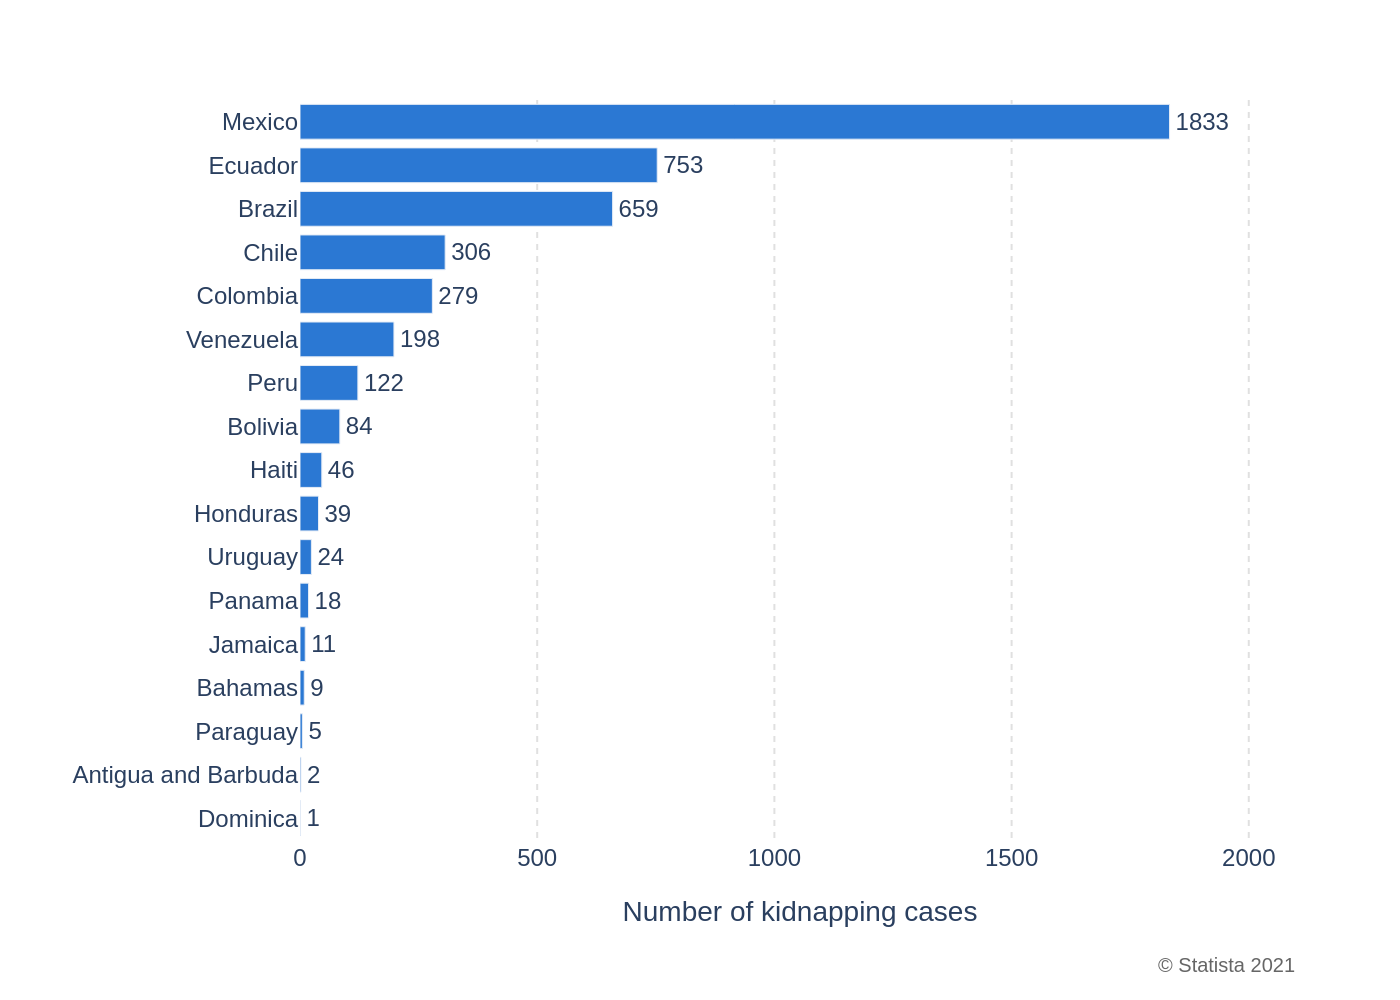

Here is the Python script that generated this plot:
import sys
import json
import pathlib
import plotly.graph_objects as go

# Check for command-line argument
if len(sys.argv) != 2:
    print("Usage: python generate_chart.py <json_file_path>")
    sys.exit(1)

# Get the JSON file path from the command-line argument
json_path = pathlib.Path(sys.argv[1])

# Verify the JSON file exists
if not json_path.is_file():
    print(f"Error: JSON file not found at {json_path}")
    sys.exit(1)

# Read the JSON data
try:
    with open(json_path, 'r', encoding='utf-8') as f:
        chart_config = json.load(f)
except json.JSONDecodeError:
    print(f"Error: Invalid JSON format in {json_path}")
    sys.exit(1)

# Extract data, texts, and colors from the JSON
chart_data = chart_config.get('chart_data', [])
texts = chart_config.get('texts', {})
colors = chart_config.get('colors', [])

# Prepare data for Plotly
# Reverse the data to display the highest value at the top
categories = [item['category'] for item in chart_data]
values = [item['value'] for item in chart_data]
categories.reverse()
values.reverse()

# Create the figure
fig = go.Figure()

# Add the bar trace
fig.add_trace(go.Bar(
    y=categories,
    x=values,
    orientation='h',
    marker=dict(color=colors[0]),
    text=values,
    textposition='outside',
    texttemplate='%{text}',
    cliponaxis=False # Allows text to be drawn outside the plot area
))

# Update layout
fig.update_layout(
    font=dict(family="Arial", size=12),
    title=dict(
        text=texts.get('title') if texts.get('title') else '',
        x=0.05,
        xanchor='left'
    ),
    xaxis=dict(
        title=texts.get('x_axis_title'),
        showgrid=True,
        gridcolor='#e0e0e0',
        griddash='dot',
        zeroline=False,
        showline=False,
        showticklabels=True
    ),
    yaxis=dict(
        title=texts.get('y_axis_title'),
        showgrid=False,
        zeroline=False,
        showline=False,
        showticklabels=True
    ),
    plot_bgcolor='white',
    showlegend=False,
    margin=dict(l=150, r=50, t=50, b=80),
    annotations=[
        dict(
            text=texts.get('source'),
            showarrow=False,
            xref='paper',
            yref='paper',
            x=1.0,
            y=-0.15,
            xanchor='right',
            yanchor='top',
            align='right',
            font=dict(size=10, color='#666666')
        )
    ]
)

# Adjust x-axis range to prevent text clipping
fig.update_xaxes(range=[0, max(values) * 1.15])


# Define the output filename based on the input JSON filename
output_filename = json_path.with_suffix('.png')

# Save the figure as a PNG image
fig.write_image(output_filename, scale=2)

print(f"Chart saved to {output_filename}")
